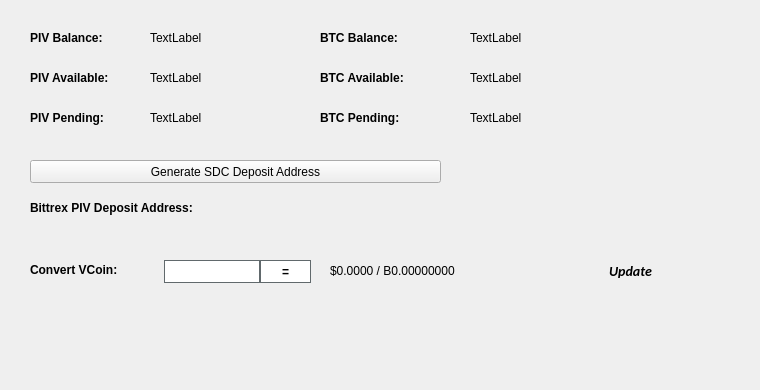
   <widget class="QWidget" name="BalanceTab">
    <attribute name="title">
     <string>Balance</string>
    </attribute>
    <widget class="QLabel" name="BitcoinBalanceLabel">
     <property name="geometry">
      <rect>
       <x>470</x>
       <y>30</y>
       <width>150</width>
       <height>16</height>
      </rect>
     </property>
     <property name="text">
      <string>TextLabel</string>
     </property>
    </widget>
    <widget class="QLabel" name="PIVBalanceLabel">
     <property name="geometry">
      <rect>
       <x>150</x>
       <y>30</y>
       <width>150</width>
       <height>16</height>
      </rect>
     </property>
     <property name="text">
      <string>TextLabel</string>
     </property>
    </widget>
    <widget class="QLabel" name="label_11">
     <property name="geometry">
      <rect>
       <x>30</x>
       <y>30</y>
       <width>101</width>
       <height>16</height>
      </rect>
     </property>
     <property name="font">
      <font>
       <weight>75</weight>
       <bold>true</bold>
      </font>
     </property>
     <property name="text">
      <string>PIV Balance:</string>
     </property>
    </widget>
    <widget class="QLabel" name="label_12">
     <property name="geometry">
      <rect>
       <x>320</x>
       <y>30</y>
       <width>101</width>
       <height>16</height>
      </rect>
     </property>
     <property name="font">
      <font>
       <weight>75</weight>
       <bold>true</bold>
      </font>
     </property>
     <property name="text">
      <string>BTC Balance:</string>
     </property>
    </widget>
    <widget class="QLabel" name="PIVAvailableLabel_2">
     <property name="geometry">
      <rect>
       <x>150</x>
       <y>70</y>
       <width>150</width>
       <height>16</height>
      </rect>
     </property>
     <property name="text">
      <string>TextLabel</string>
     </property>
    </widget>
    <widget class="QLabel" name="label_13">
     <property name="geometry">
      <rect>
       <x>30</x>
       <y>70</y>
       <width>111</width>
       <height>16</height>
      </rect>
     </property>
     <property name="font">
      <font>
       <weight>75</weight>
       <bold>true</bold>
      </font>
     </property>
     <property name="text">
      <string>PIV Available:</string>
     </property>
    </widget>
    <widget class="QLabel" name="label_14">
     <property name="geometry">
      <rect>
       <x>30</x>
       <y>110</y>
       <width>101</width>
       <height>16</height>
      </rect>
     </property>
     <property name="font">
      <font>
       <weight>75</weight>
       <bold>true</bold>
      </font>
     </property>
     <property name="text">
      <string>PIV Pending:</string>
     </property>
    </widget>
    <widget class="QLabel" name="PIVPendingLabel">
     <property name="geometry">
      <rect>
       <x>150</x>
       <y>110</y>
       <width>150</width>
       <height>16</height>
      </rect>
     </property>
     <property name="text">
      <string>TextLabel</string>
     </property>
    </widget>
    <widget class="QLabel" name="label_15">
     <property name="geometry">
      <rect>
       <x>320</x>
       <y>70</y>
       <width>111</width>
       <height>16</height>
      </rect>
     </property>
     <property name="font">
      <font>
       <weight>75</weight>
       <bold>true</bold>
      </font>
     </property>
     <property name="text">
      <string>BTC Available:</string>
     </property>
    </widget>
    <widget class="QLabel" name="BitcoinAvailableLabel">
     <property name="geometry">
      <rect>
       <x>470</x>
       <y>70</y>
       <width>150</width>
       <height>16</height>
      </rect>
     </property>
     <property name="text">
      <string>TextLabel</string>
     </property>
    </widget>
    <widget class="QLabel" name="label_31">
     <property name="geometry">
      <rect>
       <x>320</x>
       <y>110</y>
       <width>111</width>
       <height>16</height>
      </rect>
     </property>
     <property name="font">
      <font>
       <weight>75</weight>
       <bold>true</bold>
      </font>
     </property>
     <property name="text">
      <string>BTC Pending:</string>
     </property>
    </widget>
    <widget class="QLabel" name="BitcoinPendingLabel">
     <property name="geometry">
      <rect>
       <x>470</x>
       <y>110</y>
       <width>150</width>
       <height>16</height>
      </rect>
     </property>
     <property name="text">
      <string>TextLabel</string>
     </property>
    </widget>
    <widget class="QLabel" name="label_33">
     <property name="geometry">
      <rect>
       <x>30</x>
       <y>200</y>
       <width>221</width>
       <height>16</height>
      </rect>
     </property>
     <property name="font">
      <font>
       <weight>75</weight>
       <bold>true</bold>
      </font>
     </property>
     <property name="text">
      <string>Bittrex PIV Deposit Address:</string>
     </property>
    </widget>
    <widget class="QPushButton" name="GenDepositBTN">
     <property name="geometry">
      <rect>
       <x>30</x>
       <y>160</y>
       <width>411</width>
       <height>23</height>
      </rect>
     </property>
     <property name="text">
      <string>Generate SDC Deposit Address</string>
     </property>
     <property name="icon">
      <iconset resource="../sdc.qrc">
       <normaloff>:/icons/bitcoin</normaloff>:/icons/bitcoin</iconset>
     </property>
    </widget>
    <widget class="QLabel" name="DepositAddressLabel">
     <property name="geometry">
      <rect>
       <x>200</x>
       <y>200</y>
       <width>261</width>
       <height>16</height>
      </rect>
     </property>
     <property name="palette">
      <palette>
       <active>
        <colorrole role="WindowText">
         <brush brushstyle="SolidPattern">
          <color alpha="255">
           <red>0</red>
           <green>0</green>
           <blue>0</blue>
          </color>
         </brush>
        </colorrole>
        <colorrole role="Text">
         <brush brushstyle="SolidPattern">
          <color alpha="255">
           <red>0</red>
           <green>0</green>
           <blue>255</blue>
          </color>
         </brush>
        </colorrole>
       </active>
       <inactive>
        <colorrole role="WindowText">
         <brush brushstyle="SolidPattern">
          <color alpha="255">
           <red>0</red>
           <green>0</green>
           <blue>0</blue>
          </color>
         </brush>
        </colorrole>
        <colorrole role="Text">
         <brush brushstyle="SolidPattern">
          <color alpha="255">
           <red>0</red>
           <green>0</green>
           <blue>255</blue>
          </color>
         </brush>
        </colorrole>
       </inactive>
       <disabled>
        <colorrole role="WindowText">
         <brush brushstyle="SolidPattern">
          <color alpha="255">
           <red>120</red>
           <green>120</green>
           <blue>120</blue>
          </color>
         </brush>
        </colorrole>
        <colorrole role="Text">
         <brush brushstyle="SolidPattern">
          <color alpha="255">
           <red>120</red>
           <green>120</green>
           <blue>120</blue>
          </color>
         </brush>
        </colorrole>
       </disabled>
      </palette>
     </property>
     <property name="font">
      <font>
       <weight>75</weight>
       <bold>true</bold>
      </font>
     </property>
     <property name="text">
      <string/>
     </property>
     <property name="alignment">
      <set>Qt::AlignRight|Qt::AlignTrailing|Qt::AlignVCenter</set>
     </property>
     <property name="textInteractionFlags">
      <set>Qt::LinksAccessibleByMouse|Qt::TextSelectableByKeyboard|Qt::TextSelectableByMouse</set>
     </property>
    </widget>
    <widget class="QLabel" name="label_8">
     <property name="geometry">
      <rect>
       <x>460</x>
       <y>300</y>
       <width>281</width>
       <height>81</height>
      </rect>
     </property>
     <property name="text">
      <string/>
     </property>
     <property name="pixmap">
      <pixmap>:/images/bittrex</pixmap>
     </property>
    </widget>
    <widget class="QWidget" name="widgetConversion" native="true">
     <property name="geometry">
      <rect>
       <x>0</x>
       <y>250</y>
       <width>751</width>
       <height>43</height>
      </rect>
     </property>
     <property name="minimumSize">
      <size>
       <width>0</width>
       <height>43</height>
      </size>
     </property>
     <property name="styleSheet">
      <string notr="true"/>
     </property>
     <widget class="QPushButton" name="btnUpdateMarketData">
      <property name="geometry">
       <rect>
        <x>575</x>
        <y>0</y>
        <width>111</width>
        <height>41</height>
       </rect>
      </property>
      <property name="sizePolicy">
       <sizepolicy hsizetype="Expanding" vsizetype="Expanding">
        <horstretch>0</horstretch>
        <verstretch>0</verstretch>
       </sizepolicy>
      </property>
      <property name="font">
       <font>
        <family>calibri</family>
        <pointsize>-1</pointsize>
        <weight>75</weight>
        <italic>true</italic>
        <bold>true</bold>
       </font>
      </property>
      <property name="styleSheet">
       <string notr="true">margin:0px;text-align:center;padding:2px;border-radius:3px;font-style:italic;width:100px;font-size:14px;font-family:calibri;font-weight:600;</string>
      </property>
      <property name="text">
       <string>Update</string>
      </property>
      <property name="iconSize">
       <size>
        <width>150</width>
        <height>35</height>
       </size>
      </property>
      <property name="autoDefault">
       <bool>true</bool>
      </property>
      <property name="default">
       <bool>true</bool>
      </property>
     </widget>
     <widget class="QLabel" name="lblConvertVCoin">
      <property name="geometry">
       <rect>
        <x>30</x>
        <y>10</y>
        <width>131</width>
        <height>20</height>
       </rect>
      </property>
      <property name="styleSheet">
       <string notr="true"/>
      </property>
      <property name="text">
       <string>&lt;html&gt;&lt;head/&gt;&lt;body&gt;&lt;p&gt;&lt;span style=&quot; font-weight:600;&quot;&gt;Convert VCoin:&lt;/span&gt;&lt;/p&gt;&lt;/body&gt;&lt;/html&gt;</string>
      </property>
     </widget>
     <widget class="QLineEdit" name="txtConvertVCoinQty">
      <property name="geometry">
       <rect>
        <x>160</x>
        <y>10</y>
        <width>100</width>
        <height>23</height>
       </rect>
      </property>
      <property name="minimumSize">
       <size>
        <width>100</width>
        <height>23</height>
       </size>
      </property>
      <property name="maximumSize">
       <size>
        <width>100</width>
        <height>16777215</height>
       </size>
      </property>
      <property name="styleSheet">
       <string notr="true">border: 1px solid #61696c;margin-left:4px;</string>
      </property>
     </widget>
     <widget class="QPushButton" name="btnConvertSdc">
      <property name="geometry">
       <rect>
        <x>260</x>
        <y>10</y>
        <width>51</width>
        <height>23</height>
       </rect>
      </property>
      <property name="minimumSize">
       <size>
        <width>0</width>
        <height>23</height>
       </size>
      </property>
      <property name="styleSheet">
       <string notr="true">border:1px solid #61696c;background:white;font-weight:600;</string>
      </property>
      <property name="text">
       <string>=</string>
      </property>
     </widget>
     <widget class="QLabel" name="lblConvertVCoinResults">
      <property name="geometry">
       <rect>
        <x>330</x>
        <y>0</y>
        <width>201</width>
        <height>41</height>
       </rect>
      </property>
      <property name="styleSheet">
       <string notr="true"/>
      </property>
      <property name="text">
       <string>$0.0000 / B0.00000000</string>
      </property>
     </widget>
     <widget class="QLabel" name="iconOverviewUpdateWait">
      <property name="geometry">
       <rect>
        <x>670</x>
        <y>10</y>
        <width>24</width>
        <height>24</height>
       </rect>
      </property>
      <property name="text">
       <string/>
      </property>
      <property name="pixmap">
       <pixmap resource="../sdc.qrc">:/icons/transaction_1</pixmap>
      </property>
      <property name="scaledContents">
       <bool>true</bool>
      </property>
      <property name="alignment">
       <set>Qt::AlignCenter</set>
      </property>
     </widget>
    </widget>
   </widget>
